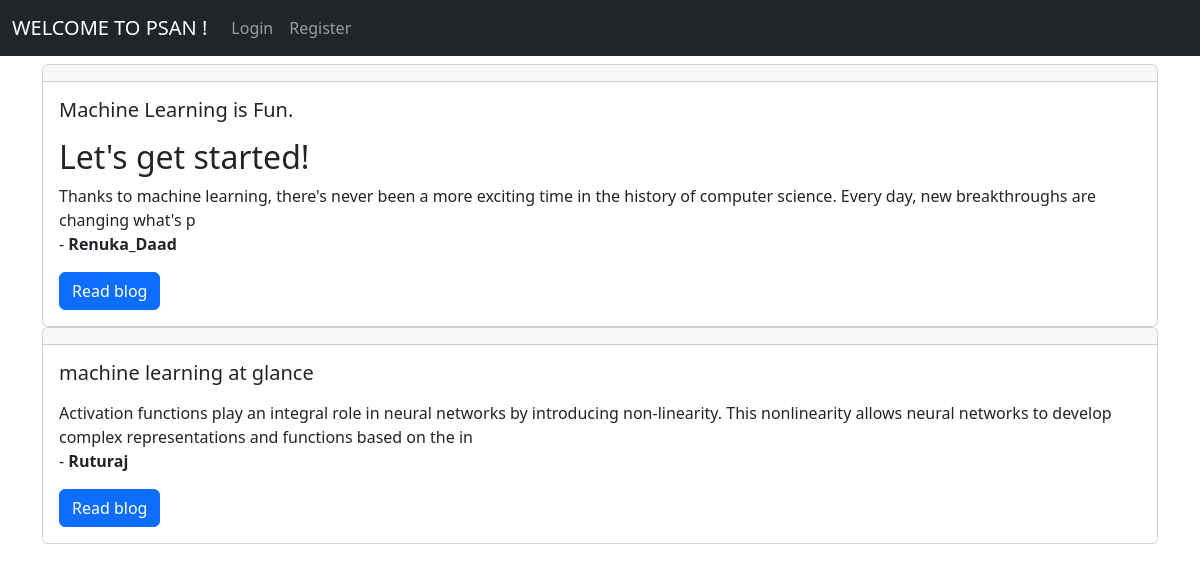
The page /category/Machine Learning/ on the database its author committed.
### theblog/models.py (models this page shows, shortened)
class Post(models.Model):
    title = models.CharField(max_length=255)
    author = models.ForeignKey(User, on_delete=models.CASCADE)
    category = models.CharField(max_length=255, default='coding')
    snippet = models.CharField(max_length=255,)
    body = RichTextField(blank= True, null= True)
    post_date = models.DateField(auto_now_add=True)
    likes = models.ManyToManyField(User, related_name=("blog_posts"))

### theblog/views.py (the view)
# urls.py: path('category/<str:cats>/', views.CategoryView, name="category"),
def CategoryView(request, cats):
     category_posts = Post.objects.filter(category= cats)
     return render(request,'categories.html',{'cats':cats,'category_posts':category_posts})

### theblog/templates/categories.html (shortened to what this page needs)
{% extends 'base.html' %}
{% block content %}
{% for post in category_posts %}
   <div class="card">
     <h5 class="card-header"></h5>
     <div class="card-body">
       <h5 class="card-title">{{post.title}}</h5>
       <p class="card-text">{{ post.body|slice:":200"|safe }}<br/>-<b> {{ post.author }} </b><br/></p>
       <a href="{% url 'article-detail' post.pk %}" class="btn btn-primary">Read blog</a>
     </div>
   </div>
{% endfor %}
{% endblock content %}

### rows shown on the page
Post: title "Machine Learning is Fun.", body "Let's get started! Thanks to machine learning, there's never been a more exciting time in the history of computer science. Every day, new breakthroughs are changing what's p", author "Renuka_Daad"
Post: title "machine learning at glance", body "Activation functions play an integral role in neural networks by introducing non-linearity. This nonlinearity allows neural networks to develop complex representations and functions based on the in", author "Ruturaj"
